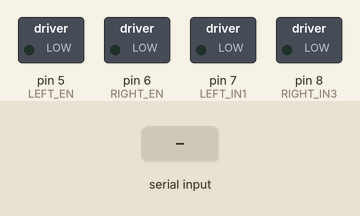
This sketch was run on a simulated Arduino Uno, built with avr-gcc and run on an emulated ATmega328P. Parts: switched loads named in the sketch (green lamp = pin HIGH). Inputs (shaded band) come from the test bench.

Above: at 1.2 s.
1.3 s: "w" received over Serial
At 2.6 s:
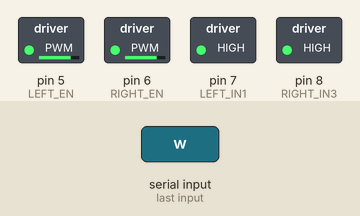
4.3 s: "a" received over Serial
At 4.8 s:
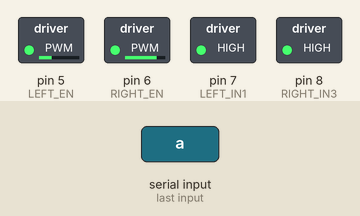
7.3 s: "d" received over Serial
At 8.3 s:
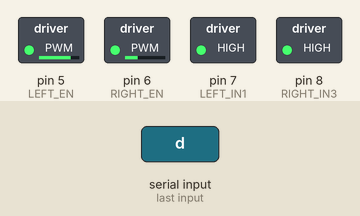
Timing chart, 0 to 10.8 s (numbered marks = the images above; inputs shaded):
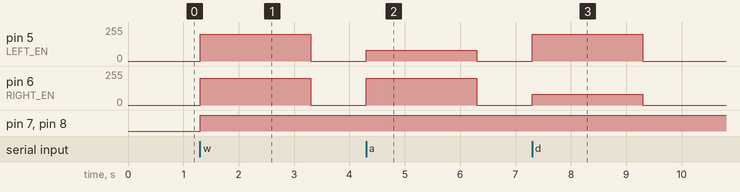

Measured:
- after the input at 1.3 s, pin 5 (LEFT_EN), pin 6 (RIGHT_EN): 0/255 → 200/255 at once, → 0/255 2.0 s later; pin 7 (LEFT_IN1), pin 8 (RIGHT_IN3): LOW → HIGH at once
- after the input at 4.3 s, pin 5 (LEFT_EN): 0/255 → 80/255 at once, → 0/255 2.0 s later; pin 6 (RIGHT_EN): 0/255 → 200/255 at once, → 0/255 2.0 s later
- after the input at 7.3 s, pin 5 (LEFT_EN): 0/255 → 200/255 at once, → 0/255 2.0 s later; pin 6 (RIGHT_EN): 0/255 → 80/255 at once, → 0/255 2.0 s later

The sketch:

kb_test.ino
```cpp
// Speed via ENA/ENB (PWM), direction via IN1/IN3
// IN2 and IN4 are hardwired to GND on the L298N board

#define LEFT_EN  5   // PWM → ENA
#define LEFT_IN1 7   // digital → IN1

#define RIGHT_EN  6  // PWM → ENB
#define RIGHT_IN3 8  // digital → IN3

char cmd = 'x';
unsigned long lastCommandTime = 0;
const int timeout = 2000;

void setMotor(uint8_t en, uint8_t in, int speed) {
  speed = constrain(speed, 0, 255);
  digitalWrite(in, HIGH);   // IN2/IN4 are GND, so HIGH here = forward
  analogWrite(en, speed);
}

void stopMotors() {
  analogWrite(LEFT_EN,  0);
  analogWrite(RIGHT_EN, 0);
}

void setup() {
  Serial.begin(9600);
  pinMode(LEFT_EN,   OUTPUT);
  pinMode(LEFT_IN1,  OUTPUT);
  pinMode(RIGHT_EN,  OUTPUT);
  pinMode(RIGHT_IN3, OUTPUT);
  stopMotors();
}

void loop() {
  if (Serial.available()) {
    cmd = Serial.read();
    lastCommandTime = millis();
  }

  if (millis() - lastCommandTime > timeout) {
    cmd = 'x';
  }

  switch (cmd) {
    case 'w':
      setMotor(LEFT_EN,  LEFT_IN1,  200);
      setMotor(RIGHT_EN, RIGHT_IN3, 200);
      break;
    case 'a':
      setMotor(LEFT_EN,  LEFT_IN1,  80);
      setMotor(RIGHT_EN, RIGHT_IN3, 200);
      break;
    case 'd':
      setMotor(LEFT_EN,  LEFT_IN1,  200);
      setMotor(RIGHT_EN, RIGHT_IN3, 80);
      break;
    case 'x':
    default:
      stopMotors();
      break;
  }
}
```
